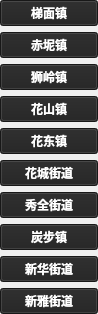
    <widget class="QWidget" name="street_HuaDu" native="true">
     <property name="geometry">
      <rect>
       <x>10</x>
       <y>327</y>
       <width>98</width>
       <height>300</height>
      </rect>
     </property>
     <layout class="QVBoxLayout" name="verticalLayout_3">
      <property name="leftMargin">
       <number>0</number>
      </property>
      <property name="topMargin">
       <number>0</number>
      </property>
      <property name="rightMargin">
       <number>0</number>
      </property>
      <property name="bottomMargin">
       <number>0</number>
      </property>
      <item>
       <widget class="QPushButton" name="hd1">
        <property name="font">
         <font>
          <family>思源黑体 CN Bold</family>
          <weight>75</weight>
          <bold>true</bold>
         </font>
        </property>
        <property name="styleSheet">
         <string notr="true">background-color: rgb(33, 33, 33);
color: rgb(255, 255, 255);</string>
        </property>
        <property name="text">
         <string>梯面镇</string>
        </property>
       </widget>
      </item>
      <item>
       <widget class="QPushButton" name="hd2">
        <property name="font">
         <font>
          <family>思源黑体 CN Bold</family>
          <weight>75</weight>
          <bold>true</bold>
         </font>
        </property>
        <property name="styleSheet">
         <string notr="true">background-color: rgb(33, 33, 33);
color: rgb(255, 255, 255);</string>
        </property>
        <property name="text">
         <string>赤坭镇</string>
        </property>
       </widget>
      </item>
      <item>
       <widget class="QPushButton" name="hd3">
        <property name="font">
         <font>
          <family>思源黑体 CN Bold</family>
          <weight>75</weight>
          <bold>true</bold>
         </font>
        </property>
        <property name="styleSheet">
         <string notr="true">background-color: rgb(33, 33, 33);
color: rgb(255, 255, 255);</string>
        </property>
        <property name="text">
         <string>狮岭镇</string>
        </property>
       </widget>
      </item>
      <item>
       <widget class="QPushButton" name="hd4">
        <property name="font">
         <font>
          <family>思源黑体 CN Bold</family>
          <weight>75</weight>
          <bold>true</bold>
         </font>
        </property>
        <property name="styleSheet">
         <string notr="true">background-color: rgb(33, 33, 33);
color: rgb(255, 255, 255);</string>
        </property>
        <property name="text">
         <string>花山镇</string>
        </property>
       </widget>
      </item>
      <item>
       <widget class="QPushButton" name="hd5">
        <property name="font">
         <font>
          <family>思源黑体 CN Bold</family>
          <weight>75</weight>
          <bold>true</bold>
         </font>
        </property>
        <property name="styleSheet">
         <string notr="true">background-color: rgb(33, 33, 33);
color: rgb(255, 255, 255);</string>
        </property>
        <property name="text">
         <string>花东镇</string>
        </property>
       </widget>
      </item>
      <item>
       <widget class="QPushButton" name="hd6">
        <property name="font">
         <font>
          <family>思源黑体 CN Bold</family>
          <weight>75</weight>
          <bold>true</bold>
         </font>
        </property>
        <property name="styleSheet">
         <string notr="true">background-color: rgb(33, 33, 33);
color: rgb(255, 255, 255);</string>
        </property>
        <property name="text">
         <string>花城街道</string>
        </property>
       </widget>
      </item>
      <item>
       <widget class="QPushButton" name="hd7">
        <property name="font">
         <font>
          <family>思源黑体 CN Bold</family>
          <weight>75</weight>
          <bold>true</bold>
         </font>
        </property>
        <property name="styleSheet">
         <string notr="true">background-color: rgb(33, 33, 33);
color: rgb(255, 255, 255);</string>
        </property>
        <property name="text">
         <string>秀全街道</string>
        </property>
       </widget>
      </item>
      <item>
       <widget class="QPushButton" name="hd8">
        <property name="font">
         <font>
          <family>思源黑体 CN Bold</family>
          <weight>75</weight>
          <bold>true</bold>
         </font>
        </property>
        <property name="styleSheet">
         <string notr="true">background-color: rgb(33, 33, 33);
color: rgb(255, 255, 255);</string>
        </property>
        <property name="text">
         <string>炭步镇</string>
        </property>
       </widget>
      </item>
      <item>
       <widget class="QPushButton" name="hd9">
        <property name="font">
         <font>
          <family>思源黑体 CN Bold</family>
          <weight>75</weight>
          <bold>true</bold>
         </font>
        </property>
        <property name="styleSheet">
         <string notr="true">background-color: rgb(33, 33, 33);
color: rgb(255, 255, 255);</string>
        </property>
        <property name="text">
         <string>新华街道</string>
        </property>
       </widget>
      </item>
      <item>
       <widget class="QPushButton" name="hd10">
        <property name="font">
         <font>
          <family>思源黑体 CN Bold</family>
          <weight>75</weight>
          <bold>true</bold>
         </font>
        </property>
        <property name="styleSheet">
         <string notr="true">background-color: rgb(33, 33, 33);
color: rgb(255, 255, 255);</string>
        </property>
        <property name="text">
         <string>新雅街道</string>
        </property>
       </widget>
      </item>
     </layout>
    </widget>
